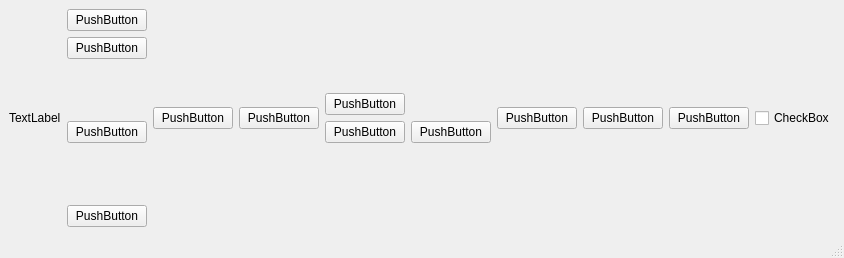
<?xml version="1.0" encoding="UTF-8"?>
<ui version="4.0">
 <class>MainWindow</class>
 <widget class="QMainWindow" name="MainWindow">
  <property name="geometry">
   <rect>
    <x>0</x>
    <y>0</y>
    <width>769</width>
    <height>258</height>
   </rect>
  </property>
  <property name="windowTitle">
   <string>MainWindow</string>
  </property>
  <widget class="QWidget" name="centralwidget">
   <layout class="QHBoxLayout" name="horizontalLayout">
    <item>
     <widget class="QLabel" name="label">
      <property name="text">
       <string>TextLabel</string>
      </property>
     </widget>
    </item>
    <item>
     <layout class="QVBoxLayout" name="verticalLayout">
      <item>
       <widget class="QPushButton" name="pushButton_5">
        <property name="text">
         <string>PushButton</string>
        </property>
       </widget>
      </item>
      <item>
       <widget class="QPushButton" name="pushButton_4">
        <property name="text">
         <string>PushButton</string>
        </property>
       </widget>
      </item>
      <item>
       <spacer name="verticalSpacer">
        <property name="orientation">
         <enum>Qt::Vertical</enum>
        </property>
        <property name="sizeHint" stdset="0">
         <size>
          <width>20</width>
          <height>40</height>
         </size>
        </property>
       </spacer>
      </item>
      <item>
       <widget class="QPushButton" name="pushButton_6">
        <property name="text">
         <string>PushButton</string>
        </property>
       </widget>
      </item>
      <item>
       <spacer name="verticalSpacer_2">
        <property name="orientation">
         <enum>Qt::Vertical</enum>
        </property>
        <property name="sizeHint" stdset="0">
         <size>
          <width>20</width>
          <height>40</height>
         </size>
        </property>
       </spacer>
      </item>
      <item>
       <widget class="QPushButton" name="pushButton_3">
        <property name="text">
         <string>PushButton</string>
        </property>
       </widget>
      </item>
     </layout>
    </item>
    <item>
     <widget class="QPushButton" name="pushButton_7">
      <property name="text">
       <string>PushButton</string>
      </property>
     </widget>
    </item>
    <item>
     <widget class="QPushButton" name="pushButton_9">
      <property name="text">
       <string>PushButton</string>
      </property>
     </widget>
    </item>
    <item>
     <layout class="QFormLayout" name="formLayout">
      <item row="2" column="0">
       <widget class="QPushButton" name="pushButton_10">
        <property name="text">
         <string>PushButton</string>
        </property>
       </widget>
      </item>
      <item row="2" column="1">
       <widget class="QPushButton" name="pushButton_11">
        <property name="text">
         <string>PushButton</string>
        </property>
       </widget>
      </item>
      <item row="1" column="0">
       <widget class="QPushButton" name="pushButton_12">
        <property name="text">
         <string>PushButton</string>
        </property>
       </widget>
      </item>
      <item row="3" column="1">
       <spacer name="verticalSpacer_3">
        <property name="orientation">
         <enum>Qt::Vertical</enum>
        </property>
        <property name="sizeHint" stdset="0">
         <size>
          <width>20</width>
          <height>40</height>
         </size>
        </property>
       </spacer>
      </item>
      <item row="0" column="0">
       <spacer name="verticalSpacer_4">
        <property name="orientation">
         <enum>Qt::Vertical</enum>
        </property>
        <property name="sizeHint" stdset="0">
         <size>
          <width>20</width>
          <height>40</height>
         </size>
        </property>
       </spacer>
      </item>
     </layout>
    </item>
    <item>
     <widget class="QPushButton" name="pushButton_8">
      <property name="text">
       <string>PushButton</string>
      </property>
     </widget>
    </item>
    <item>
     <widget class="QPushButton" name="pushButton">
      <property name="text">
       <string>PushButton</string>
      </property>
     </widget>
    </item>
    <item>
     <widget class="QPushButton" name="pushButton_2">
      <property name="text">
       <string>PushButton</string>
      </property>
     </widget>
    </item>
    <item>
     <widget class="QCheckBox" name="checkBox">
      <property name="text">
       <string>CheckBox</string>
      </property>
     </widget>
    </item>
   </layout>
  </widget>
  <widget class="QMenuBar" name="menubar">
   <property name="geometry">
    <rect>
     <x>0</x>
     <y>0</y>
     <width>769</width>
     <height>17</height>
    </rect>
   </property>
  </widget>
  <widget class="QStatusBar" name="statusbar"/>
 </widget>
 <resources/>
 <connections>
  <connection>
   <sender>pushButton_2</sender>
   <signal>clicked()</signal>
   <receiver>MainWindow</receiver>
   <slot>close()</slot>
   <hints>
    <hint type="sourcelabel">
     <x>660</x>
     <y>125</y>
    </hint>
    <hint type="destinationlabel">
     <x>384</x>
     <y>128</y>
    </hint>
   </hints>
  </connection>
 </connections>
</ui>
